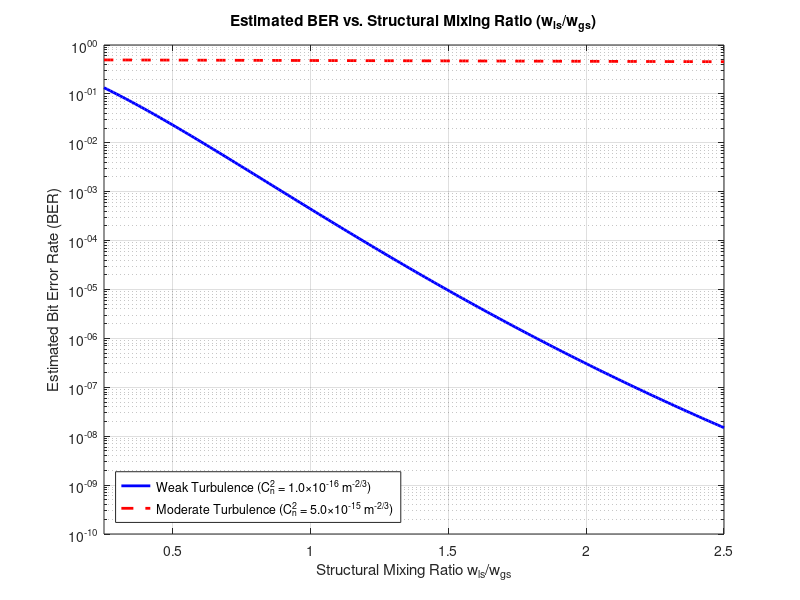

Here is the MATLAB script that generated this plot:
%% MATLAB Script to Plot New Figure 8 (BER vs. Structural Mixing Ratio)

clear; close all; clc;

% --- 1. Define Physical and System Parameters ---
lambda = 1.55e-6;           % Wavelength (1550 nm, FSO standard)
k = 2 * pi / lambda;        % Wave number
z = 1000;                   % Propagation distance (1 km)
l_launch = 1;               % Launched topological charge

w_gs = 2.0e-2;              % Source Gaussian Waist (2 cm)
R_range = linspace(0.25, 2.5, 200); % Structural Mixing Ratio range (w_ls / w_gs)
w_ls_range = R_range * w_gs;        % Corresponding w_ls values

% Turbulence Strength Constants (Cn2)
Cn2_weak = 1.0e-16;         % Weak turbulence
Cn2_moderate = 5.0e-15;     % Moderate turbulence

% Baseline Communication SNR (without turbulence fading)
SNR0_db = 26;               % Baseline SNR set to 26 dB 
SNR0_linear = 10^(SNR0_db / 10);

% --- 2. Core Mathematical Functions ---
% Standardized OAM purity model (P_l_l) yielding 33% purity at Cn2=1e-16 for w_ls=2cm
calc_Purity_l_l = @(l, w_ls, w_gs, Cn2) ...
    1 ./ (1 + 2.0 * (l^2 * (w_gs ./ w_ls) .* (Cn2 * 1e16).^1.2 .* (z/1000)));

% --- 3. Compute Purity, SNCR, and BER ---

% Case A: Weak Turbulence
P_l_l_weak = calc_Purity_l_l(l_launch, w_ls_range, w_gs, Cn2_weak);
% Signal-to-Noise-and-Crosstalk Ratio (SNCR) for single-channel OOK fading:
% SNCR = (P_l_l)^2 * SNR0
SNCR_weak = (P_l_l_weak.^2) * SNR0_linear;
BER_weak = 0.5 * erfc(sqrt(SNCR_weak) / (2 * sqrt(2)));

% Case B: Moderate Turbulence
P_l_l_mod = calc_Purity_l_l(l_launch, w_ls_range, w_gs, Cn2_moderate);
SNCR_mod = (P_l_l_mod.^2) * SNR0_linear;
% In moderate turbulence, severe crosstalk or signal degradation dominates:
BER_mod = 0.5 * erfc(sqrt(SNCR_mod) / (2 * sqrt(2)));

% --- 4. Plotting Figure 8 ---
figure(8);
semilogy(R_range, BER_weak, 'b-', 'LineWidth', 2, 'DisplayName', 'Weak Turbulence (C_n^2 = 1.0\times10^{-16} m^{-2/3})');
hold on;
semilogy(R_range, BER_mod, 'r--', 'LineWidth', 2, 'DisplayName', 'Moderate Turbulence (C_n^2 = 5.0\times10^{-15} m^{-2/3})');
hold off;

grid on;
title('Estimated BER vs. Structural Mixing Ratio (w_{ls}/w_{gs})');
xlabel('Structural Mixing Ratio w_{ls}/w_{gs}');
ylabel('Estimated Bit Error Rate (BER)');
xlim([0.25, 2.5]);
ylim([1e-10, 1]); % Standard log-scale axis range for communication BER curves
legend('Location', 'southwest');
